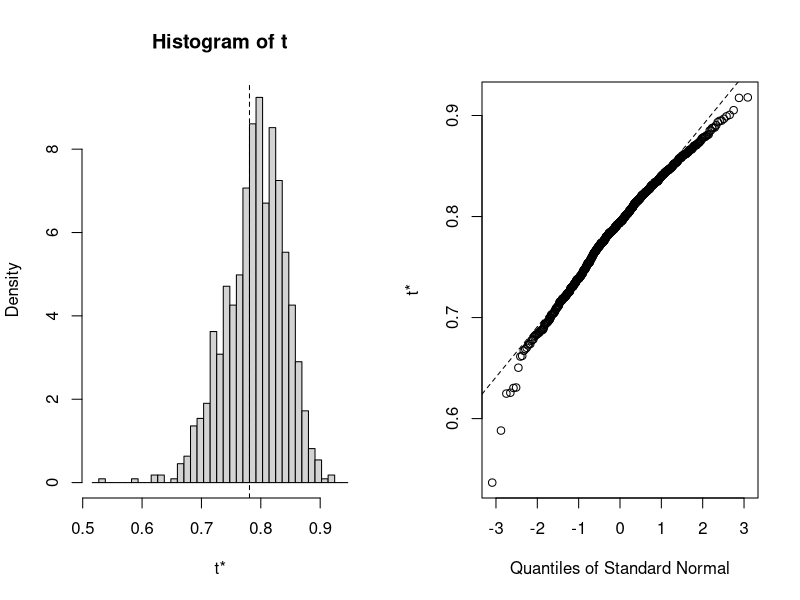
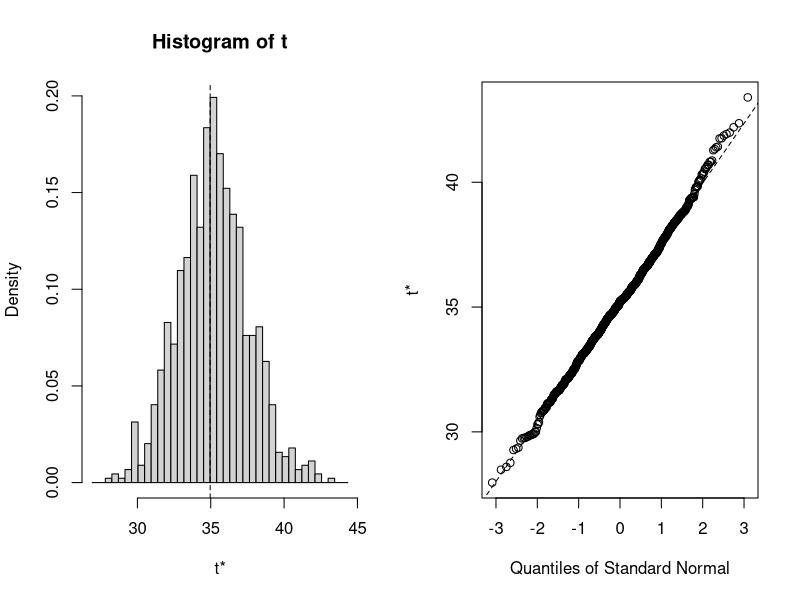
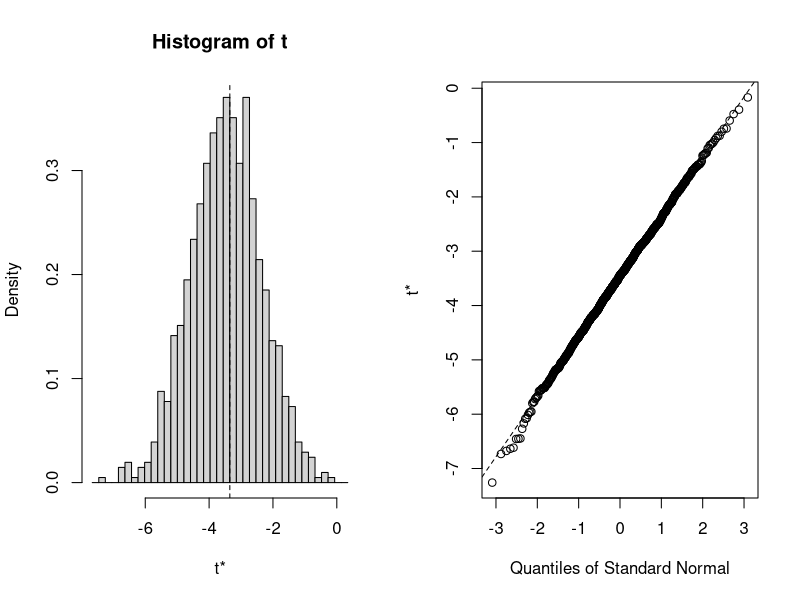
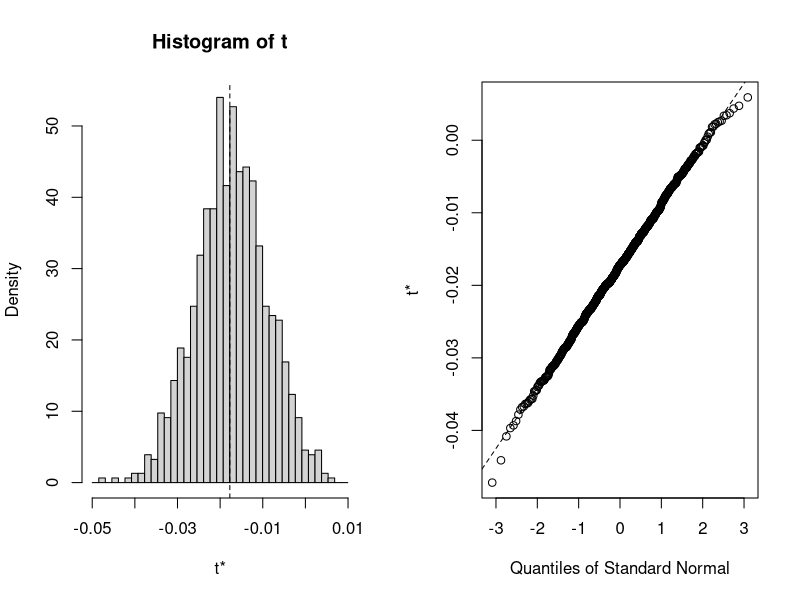

The R source for these figures, in order:

#EJEMPLO 1
# Bootstrap 95% CI for R-Squared
library(boot)
# function to obtain R-Squared from the data
rsq <- function(formula, data, indices) {
  d <- data[indices,] # allows boot to select sample
  fit <- lm(formula, data=d)
  return(summary(fit)$r.square)
  }
# bootstrapping with 1000 replications
results <- boot(data=mtcars, statistic=rsq,
                R=1000, formula=mpg~wt+disp)
# view results
results
plot(results)
# get 95% confidence interval
boot.ci(results, type="bca")

#EJEMPLO 2
# Bootstrap 95% CI for regression coefficients 
library(boot)
# function to obtain regression weights 
bs <- function(formula, data, indices) {
  d <- data[indices,] # allows boot to select sample 
  fit <- lm(formula, data=d)
  return(coef(fit)) 
} 
# bootstrapping with 1000 replications 
results <- boot(data=mtcars, statistic=bs, 
                R=1000, formula=mpg~wt+disp)

# view results
results
plot(results, index=1) # intercept 
plot(results, index=2) # wt 
plot(results, index=3) # disp 

# get 95% confidence intervals 
boot.ci(results, type="bca", index=1) # intercept 
boot.ci(results, type="bca", index=2) # wt 
boot.ci(results, type="bca", index=3) # disp
